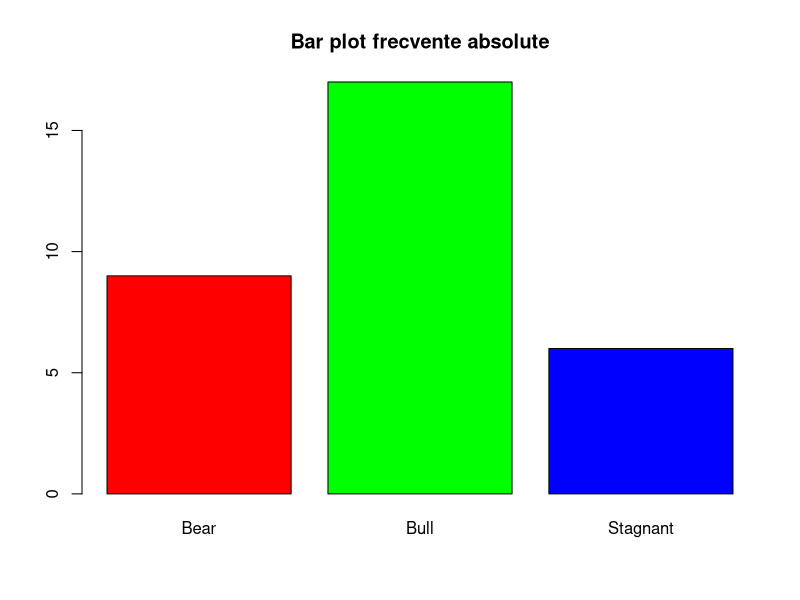
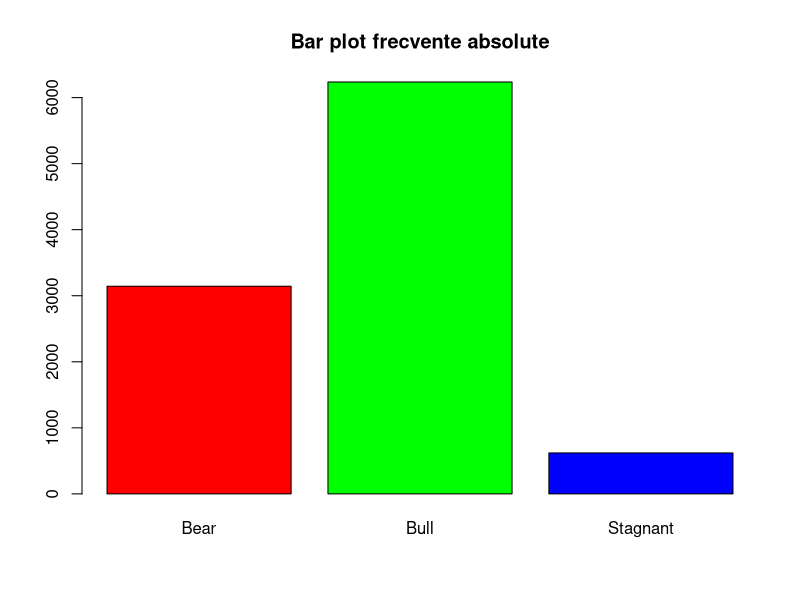

Source code (R) for these figures, in order:

# introducem matricea de trecere P
P <- matrix(c(0.9, 0.075, 0.025,
              0.15, 0.8, 0.05,
              0.25, 0.25, 0.5),
            nrow = 3,
            byrow = TRUE)
P # returneaza matricea P
class(P) # solicitam tipul obiectului P definit anterior
dim(P) # returneaza numarul de linii si coloane al matricei P

# definim un vector care sa contina starile lantului Markov
states <- c("Bull", "Bear", "Stagnant")
states

# adaugam etichete liniilor matricei P, etichetele fiind elementele vectorului starilor
rownames(P) <- states
P
# adaugam etichete stari pentru fiecare coloana
colnames(P) <- states
P

?rowSums() # help pentru functia care returneaza suma elementelor de pe fiecare linie
rowSums(P) # suma elementelor de pe fiecare linie a unei matrice stochastice trebuie sa fie egala cu 1

# introducem distributia initiala a lantului,
# adica distributia alfa a lui X0, care este o distributie uniforma pe spatiul starilor S
init <- c(0, 0, 1) #Piata debuteaza ca stagnant
init
sum(init) # intotdeauna egala cu 1

# asociem vectorului distributiei initiale etichetele starilor
names(init) <- states

init

sum(init)

# simularea traiectoriei pentru 31 de zile

markov <- function(init,matrice,n,labels) {
  # daca starile nu sunt precizate, atunci starile sunt numerotate 1,....,k
  if (missing(labels)) labels <- 1:length(init)
  # construieste un vector denumit simlist cu n+1 elemente, initializat cu toate elementele 0
  simlist <- numeric(n+1)
  # starile sunt etichetele 1, 2, ..., k, unde k este numarul de stari al lantului
  states <- 1:length(init)
  # primul element al vectorului simlist este o realizare sau simularea unei singure stari
  # din distributia lui X0, adica din distributia initiala a lantului
  simlist[1] <- sample(states,
                       1,
                       prob=init)
  # celelalte elemente ale vectorului simlist, adica simlist[2], ..., simlist[n+1]
  # reprezinta fiecare cate o realizare sau o simulare
  # din distributia de probabilitate data de linia simlist[i-1] a matricei P
  for (i in 2:(n+1)) 
  { simlist[i] <- sample(states,
                         1,
                         prob=matrice[simlist[i-1],]) }
  labels[simlist] # ataseaza starile corespunzatoare elementelor vectorului simlist
}


traiectorie <- markov(init,P,31,states)
traiectorie

# ultima pozitie, adica a 32-a, din sirul sau traiectoria simulata
# reprezinta starea pt X31, adica starea in care se gaseste peste n=31 zile
# piata care a inceput ca "Stagnant"
traiectorie[32] 

# distributia de frecvente absolute
z<-table(traiectorie)
z
barplot(z, main = "Bar plot frecvente absolute", col = c("Red","Green","Blue"))

# distributia de frecvente relative
table(traiectorie)/length(traiectorie)


# Verificam daca matricea P este regulara
P > 0 #adevarat
# Matricea P este regulara deoarece este pozitiva


# Aflam distributia stationara 
stationary <- function(matrice) {
  x = eigen(t(matrice))$vectors[,1]
  as.double(x/sum(x))
}


# Verificam daca distributia este intr-adevar stationara si verificam egalitatea
#  pi * P = pi
stationary(P)
round(stationary(P), digits = 2)
distr_stationara <- stationary(P)
distr_stationara
stationary(P) %*% P
stationary(P) %*% P == stationary(P)
round(stationary(P) %*% P, digits = 2) == round(stationary(P), digits = 2)



# Scriem matricea pi
lim_p <- matrix(c(0.62, 0.31, 0.06,
                  0.62, 0.31, 0.06,
                  0.62, 0.31, 0.06
                  ),
                nrow = 3,
                byrow = TRUE)
colnames(lim_p) <- states
rownames(lim_p) <- states
lim_p

# Simularea traiectoriei de 10 000 de ori

sim_total <- replicate(10000,
                       markov(init,P,31,states))
sim_total

class(sim_total) # obiect de tip matrice
dim(sim_total) # 32 linii, corespunzatoare momentelor de timp, si 10 000 coloane, pt fiecare stare


sim_total[32,] # linia 32 din matricea sim_total

# dupa 31 zile de la momentul initial, in ce stare se afla piata?
Q <- table(sim_total[32,]) # distributia de frecvente absolute
Q
barplot(Q, main = "Bar plot frecvente absolute", col = c("Red","Green","Blue"))
# care sunt proportiile starilor pietelor?
table(sim_total[32,])/10000 # distributia de frecvente relative



